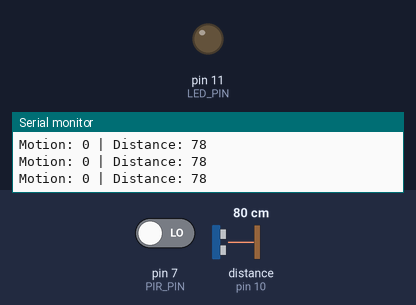
The sketch below on a simulated Arduino Uno, built with avr-gcc and run on an emulated ATmega328P. Parts: output pins drawn as LEDs (lit = HIGH), the last lines printed to the serial monitor. Wiring (inferred from the names in the program): ultrasonic range finder: trigger pin 9; echo pin 10. Inputs (shaded band) come from the test bench; at power-on: distance to the obstacle (sensor on pin 10) 80 cm, pin 7 (PIR_PIN) LOW. The echo pulse lasts 58.3 µs per cm; pins used as bus, display or sensor lines are not drawn.

Above: at 1.2 s.
1.3 s: distance to the obstacle (sensor on pin 10) set to 35 cm
4.3 s: pin 7 (PIR_PIN) driven HIGH
At 5.1 s:
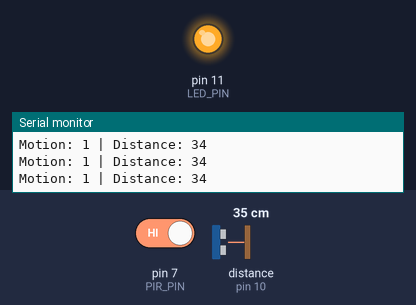
5.9 s: pin 7 (PIR_PIN) driven LOW
At 7.0 s:
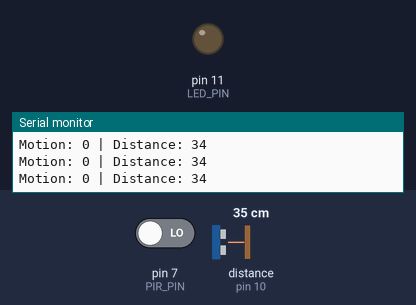
7.4 s: distance to the obstacle (sensor on pin 10) set to 60 cm
Timing chart, 0 to 10.4 s (numbered marks = the images above; inputs shaded):
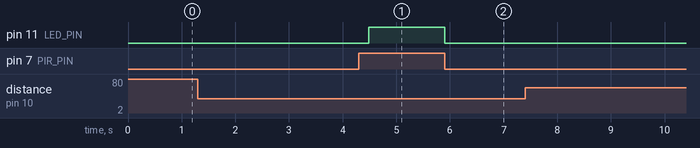

Measured:
- after the input at 4.3 s, pin 11 (LED_PIN): LOW → HIGH after 0.19 s
- after the input at 5.9 s, pin 11 (LED_PIN): HIGH → LOW at once

The sketch:

Code01.ino
```cpp
#define PIR_PIN 7
#define TRIG_PIN 9
#define ECHO_PIN 10
#define LED_PIN 11

long duration;
int distance;

void setup() {
  pinMode(PIR_PIN, INPUT);
  pinMode(TRIG_PIN, OUTPUT);
  pinMode(ECHO_PIN, INPUT);
  pinMode(LED_PIN, OUTPUT);

  Serial.begin(9600);
}

int getDistance() {
  digitalWrite(TRIG_PIN, LOW);
  delayMicroseconds(2);

  digitalWrite(TRIG_PIN, HIGH);
  delayMicroseconds(10);

  digitalWrite(TRIG_PIN, LOW);

  duration = pulseIn(ECHO_PIN, HIGH);
  distance = duration * 0.034 / 2;

  return distance;
}

void loop() {
  int motion = digitalRead(PIR_PIN);
  int dist = getDistance();

  Serial.print("Motion: ");
  Serial.print(motion);
  Serial.print(" | Distance: ");
  Serial.println(dist);

  if (motion == HIGH && dist < 50) {
    digitalWrite(LED_PIN, HIGH);
  } else {
    digitalWrite(LED_PIN, LOW);
  }

  delay(200);
}
```
